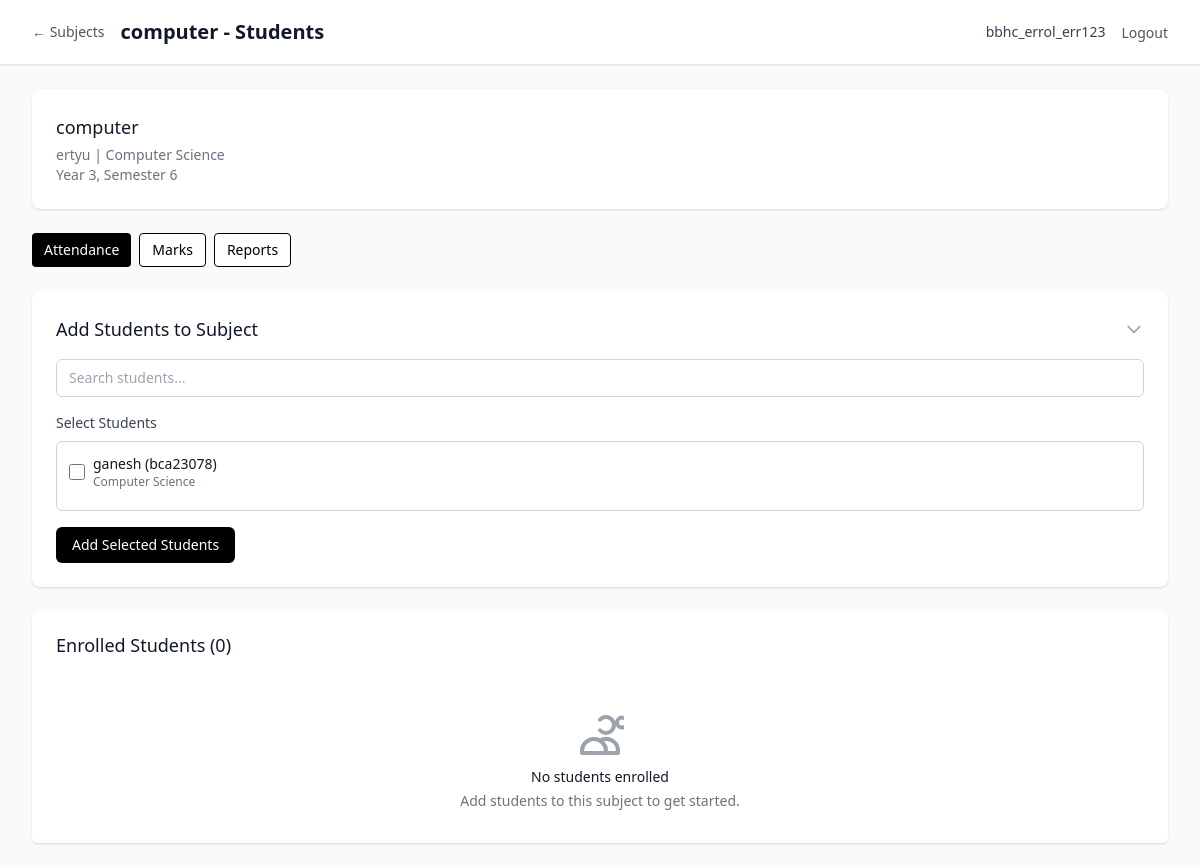
/lecturer/subjects/1/students (signed in), run on an earlier commit of the app's database.
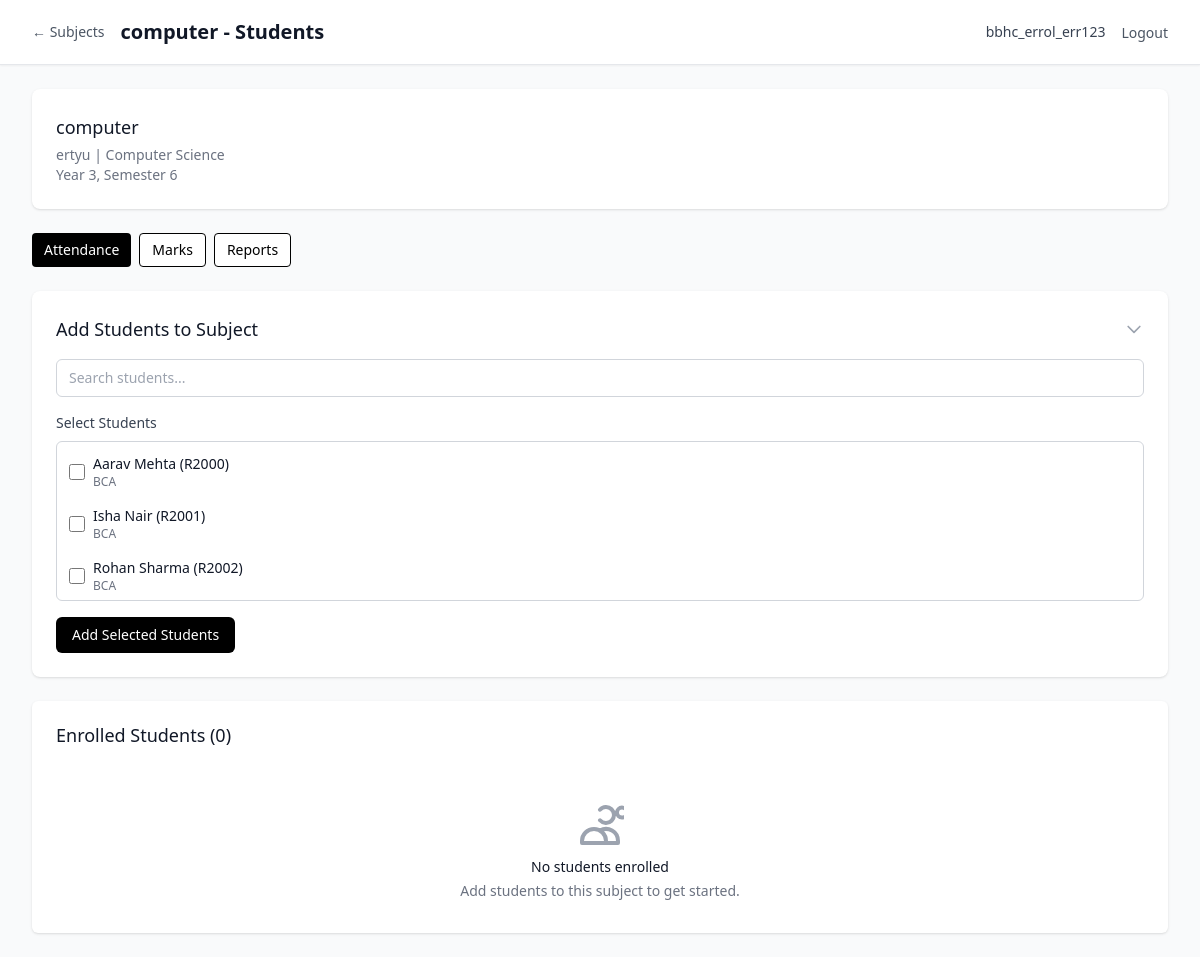
And on a later commit of the database.
### models/academic.py (models this page shows, shortened)
class Subject(db.Model):
    __tablename__ = 'subject'
    id = db.Column(db.Integer, primary_key=True)
    name = db.Column(db.String(100), nullable=False)
    code = db.Column(db.String(20), nullable=False, index=True)
    course_id = db.Column(db.Integer, db.ForeignKey('course.id'), nullable=False)
    semester = db.Column(db.Integer, nullable=False)
    year = db.Column(db.Integer, nullable=False)
    credits = db.Column(db.Integer, default=3)
    description = db.Column(db.Text, nullable=True)
    created_at = db.Column(db.DateTime, default=datetime.utcnow)
    is_active = db.Column(db.Boolean, default=True)
    assignments = db.relationship('SubjectAssignment', backref='subject', lazy='dynamic')
    enrollments = db.relationship('StudentEnrollment', backref='subject', lazy='dynamic')
    attendance_records = db.relationship('AttendanceRecord', backref='subject', lazy='dynamic')
    monthly_summaries = db.relationship('MonthlyAttendanceSummary', backref='subject', lazy='dynamic')
    student_marks = db.relationship('StudentMarks', backref='subject', lazy='dynamic')
    __table_args__ = (db.UniqueConstraint('code', 'course_id', name='unique_subject_code_per_course'),)
    def get_enrolled_students(self):
        return [enrollment.student for enrollment in self.enrollments.filter_by(is_active=True)]

class Course(db.Model):
    __tablename__ = 'course'
    id = db.Column(db.Integer, primary_key=True)
    name = db.Column(db.String(100), nullable=False)
    code = db.Column(db.String(20), unique=True, nullable=False, index=True)
    description = db.Column(db.Text, nullable=True)
    duration_years = db.Column(db.Integer, default=3, nullable=False)
    total_semesters = db.Column(db.Integer, default=6, nullable=False)
    created_at = db.Column(db.DateTime, default=datetime.utcnow)
    is_active = db.Column(db.Boolean, default=True)
    students = db.relationship('Student', backref='course', lazy='dynamic')
    subjects = db.relationship('Subject', backref='course', lazy='dynamic')

### models/student.py (models this page shows, shortened)
class Student(db.Model):
    __tablename__ = 'student'
    id = db.Column(db.Integer, primary_key=True)
    roll_number = db.Column(db.String(20), unique=True, nullable=False, index=True)
    name = db.Column(db.String(100), nullable=False)
    course_id = db.Column(db.Integer, db.ForeignKey('course.id'), nullable=False)
    academic_year = db.Column(db.Integer, nullable=False)
    current_semester = db.Column(db.Integer, default=1)
    email = db.Column(db.String(120), unique=True, nullable=True)
    phone = db.Column(db.String(15), nullable=True)
    address = db.Column(db.Text, nullable=True)
    date_of_birth = db.Column(db.Date, nullable=True)
    admission_date = db.Column(db.Date, default=datetime.utcnow().date())
    created_at = db.Column(db.DateTime, default=datetime.utcnow)
    is_active = db.Column(db.Boolean, default=True)
    enrollments = db.relationship('StudentEnrollment', backref='student', lazy='dynamic')
    attendance_records = db.relationship('AttendanceRecord', backref='student', lazy='dynamic')
    marks = db.relationship('StudentMarks', backref='student', lazy='dynamic')

### routes/auth.py (the view)
        def decorated_function(*args, **kwargs):
            if not SessionManager.is_authenticated(session):
                flash('Please log in to access this page', 'error')
                return redirect(url_for('auth.index'))
            if user_type:
                if user_type == 'management' and not SessionManager.is_management(session):
                    flash('Access denied. Management login required.', 'error')
                    return redirect(url_for('auth.management_login'))
                elif user_type == 'lecturer' and not SessionManager.is_lecturer(session):
                    flash('Access denied. Lecturer login required.', 'error')
                    return redirect(url_for('auth.lecturer_login'))
            return f(*args, **kwargs)

### templates/lecturer/subject_students.html (shortened to what this page needs)
{% extends "base.html" %}
{% block content %}
<div class="min-h-screen bg-gray-50">
    <nav class="bg-white shadow-sm border-b border-gray-200">
        <div class="max-w-7xl mx-auto px-4 sm:px-6 lg:px-8">
            <div class="flex justify-between items-center h-16">
                <div class="flex items-center space-x-2 sm:space-x-4 min-w-0 flex-1">
                    <a href="{{ url_for('lecturer.subjects') }}" class="text-sm text-gray-600 hover:text-black flex-shrink-0">← Subjects</a>
                    <h1 class="text-sm sm:text-xl font-semibold text-gray-900 truncate">{{ subject.name }} - Students</h1>
                </div>
                <div class="hidden md:flex items-center space-x-4">
                    <span class="text-sm text-gray-700">{{ current_user.username }}</span>
                    <form method="POST" action="{{ url_for('auth.logout') }}" class="inline">
                        <button type="submit" class="text-sm text-gray-600 hover:text-black">Logout</button>
                    </form>
                </div>
            </div>
        </div>
    </nav>
    <div class="max-w-7xl mx-auto py-4 sm:py-6 px-4 sm:px-6 lg:px-8">
        <div class="bg-white shadow rounded-lg mb-4 sm:mb-6">
            <div class="px-4 py-4 sm:p-6">
                <h3 class="text-base sm:text-lg font-medium text-gray-900 truncate">{{ subject.name }}</h3>
                <p class="text-xs sm:text-sm text-gray-500 mt-1">{{ subject.code }} | {{ subject.course.name if subject.course else 'N/A' }}</p>
                <p class="text-xs sm:text-sm text-gray-500">Year {{ subject.year }}, Semester {{ subject.semester }}</p>
            </div>
        </div>
        <div class="flex flex-wrap gap-2 mb-4 sm:mb-6">
            <a href="{{ url_for('lecturer.attendance_management', subject_id=subject.id) }}"
               class="inline-flex items-center px-3 py-1.5 bg-black text-white rounded text-sm font-medium hover:bg-gray-800 active:bg-gray-900">
                Attendance
            </a>
            <a href="{{ url_for('lecturer.marks_management', subject_id=subject.id) }}"
               class="inline-flex items-center px-3 py-1.5 border border-black text-black bg-white rounded text-sm font-medium hover:bg-gray-50 active:bg-gray-100">
                Marks
            </a>
            <a href="{{ url_for('lecturer.subject_reports', subject_id=subject.id) }}"
               class="inline-flex items-center px-3 py-1.5 border border-black text-black bg-white rounded text-sm font-medium hover:bg-gray-50 active:bg-gray-100">
                Reports
            </a>
        </div>
        <div class="bg-white shadow rounded-lg mb-4 sm:mb-6">
            <div class="px-4 py-4 sm:p-6">
                <button onclick="toggleAddStudents()" class="flex items-center justify-between w-full text-left">
                    <h3 class="text-base sm:text-lg font-medium text-gray-900">Add Students to Subject</h3>
                    <svg id="add-students-icon" class="h-5 w-5 text-gray-400 transform transition-transform" fill="none" stroke="currentColor" viewBox="0 0 24 24">
                        <path stroke-linecap="round" stroke-linejoin="round" stroke-width="2" d="M19 9l-7 7-7-7"></path>
                    </svg>
                </button>
                <div id="add-students-form" class="mt-4 hidden sm:block">
                    <form method="POST" action="{{ url_for('lecturer.add_students_to_subject', subject_id=subject.id) }}">
                        <div class="mb-4">
                            <input type="text" id="student-search" placeholder="Search students..."
                                   class="w-full px-3 py-2 border border-gray-300 rounded-md text-sm focus:outline-none focus:ring-black focus:border-black">
                        </div>
                        <div class="mb-4">
                            <label class="block text-sm font-medium text-gray-700 mb-2">Select Students</label>
                            <div class="max-h-40 overflow-y-auto border border-gray-300 rounded-md p-2">
                                {% for student in all_students %}
                                {% set is_enrolled = student in students %}
                                <div class="student-item flex items-center mb-2 p-1 hover:bg-gray-50 rounded"
                                     data-name="{{ student.name.lower() }}" data-roll="{{ student.roll_number.lower() }}">
                                    <input type="checkbox" name="student_ids" value="{{ student.id }}"
                                           id="student_{{ student.id }}" {% if is_enrolled %}disabled{% endif %}
                                           class="h-4 w-4 text-black focus:ring-black border-gray-300 rounded flex-shrink-0">
                                    <label for="student_{{ student.id }}" class="ml-2 text-xs sm:text-sm text-gray-900 {% if is_enrolled %}text-gray-400{% endif %} cursor-pointer flex-1 min-w-0">
                                        <div class="truncate">{{ student.name }} ({{ student.roll_number }})</div>
                                        <div class="text-xs text-gray-500 truncate">{{ student.course.name if student.course else 'N/A' }}</div>
                                    </label>
                                </div>
                                {% endfor %}
                            </div>
                        </div>
                        <button type="submit" class="w-full sm:w-auto bg-black text-white px-4 py-2 rounded-md hover:bg-gray-800 focus:outline-none focus:ring-2 focus:ring-offset-2 focus:ring-black text-sm">
                            Add Selected Students
                        </button>
                    </form>
                </div>
            </div>
        </div>
        <div class="bg-white shadow overflow-hidden sm:rounded-md">
            <div class="px-4 py-4 sm:py-5 sm:px-6">
                <div class="flex items-center justify-between">
                    <h3 class="text-base sm:text-lg leading-6 font-medium text-gray-900">
                        Enrolled Students ({{ students|length }})
                    </h3>
                </div>
            </div>
            {% if students %}
            <form method="POST" action="{{ url_for('lecturer.remove_students_from_subject', subject_id=subject.id) }}">
                <input type="hidden" name="csrf_token" value="{{ csrf_token() }}"/>
                <div class="px-4 pb-4 sm:px-6">
                    <input type="text" id="enrolled-student-search" placeholder="Search enrolled students..."
                           class="w-full px-3 py-2 border border-gray-300 rounded-md text-sm focus:outline-none focus:ring-black focus:border-black">
                </div>
                <ul class="divide-y divide-gray-200 max-h-96 overflow-y-auto">
                    {% for student in students %}
                    <li class="enrolled-student-item px-4 py-3 sm:px-6"
                        data-name="{{ student.name.lower() }}" data-roll="{{ student.roll_number.lower() }}">
                        <div class="flex items-center justify-between">
                            <div class="flex items-center min-w-0 flex-1">
                                <input type="checkbox" name="student_ids" value="{{ student.id }}"
                                       class="h-4 w-4 text-black focus:ring-black border-gray-300 rounded flex-shrink-0 student-checkbox">
                                <div class="ml-3 min-w-0 flex-1">
                                    <p class="text-sm font-medium text-gray-900 truncate">{{ student.name }}</p>
                                    <p class="text-xs sm:text-sm text-gray-500 truncate">{{ student.roll_number }} | {{ student.course.name if student.course else 'N/A' }}</p>
                                    <p class="text-xs text-gray-500">Year {{ student.academic_year }}, Sem {{ student.current_semester }}</p>
                                </div>
                            </div>
                            <div class="text-xs sm:text-sm text-gray-500 ml-2 flex-shrink-0">
                                {% set attendance_pct = subject.get_attendance_percentage(student.id) %}
                                <div class="text-right">
                                    <div>{{ attendance_pct }}%</div>
                                    <div class="text-xs text-gray-400">Attendance</div>
                                </div>
                            </div>
                        </div>
                    </li>
                    {% endfor %}
                </ul>
                <div class="px-4 py-3 bg-gray-50 sm:px-6">
                    <div class="flex flex-col sm:flex-row sm:justify-between sm:items-center space-y-2 sm:space-y-0">
                        <div class="text-sm text-gray-600">
                            <span id="selected-count">0</span> students selected
                        </div>
                        <button type="submit" onclick="return confirmRemove()"
                                class="w-full sm:w-auto bg-red-600 text-white px-4 py-2 rounded-md hover:bg-red-700 focus:outline-none focus:ring-2 focus:ring-offset-2 focus:ring-red-500 text-sm">
                            Remove Selected Students
                        </button>
                    </div>
                </div>
            </form>
            {% else %}
            <div class="px-4 py-8 sm:px-6 text-center">
                <svg class="mx-auto h-12 w-12 text-gray-400" fill="none" stroke="currentColor" viewBox="0 0 24 24">
                    <path stroke-linecap="round" stroke-linejoin="round" stroke-width="2" d="M12 4.354a4 4 0 110 5.292M15 21H3v-1a6 6 0 0112 0v1zm0 0h6v-1a6 6 0 00-9-5.197m13.5-9a2.5 2.5 0 11-5 0 2.5 2.5 0 015 0z"></path>
                </svg>
                <h3 class="mt-2 text-sm font-medium text-gray-900">No students enrolled</h3>
                <p class="mt-1 text-sm text-gray-500">Add students to this subject to get started.</p>
            </div>
            {% endif %}
        </div>
    </div>
</div>
{% endblock %}

### templates/base.html (shortened to what this page needs)
<!DOCTYPE html>
<html lang="en" class="h-full bg-white">
<head>
    <script src="https://cdn.tailwindcss.com"></script>
</head>
<body class="h-full bg-gray-50">
    {% block content %}{% endblock %}
</body>
</html>

What changed in the data, as far as the page shows it:
no longer on this page (row edited): Student: name "ganesh", roll_number "bca23078", course "Computer Science"
added Student: name "Aarav Mehta", roll_number "R2000", course "BCA"
added Student: name "Isha Nair", roll_number "R2001", course "BCA"
added Student: name "Rohan Sharma", roll_number "R2002", course "BCA"
